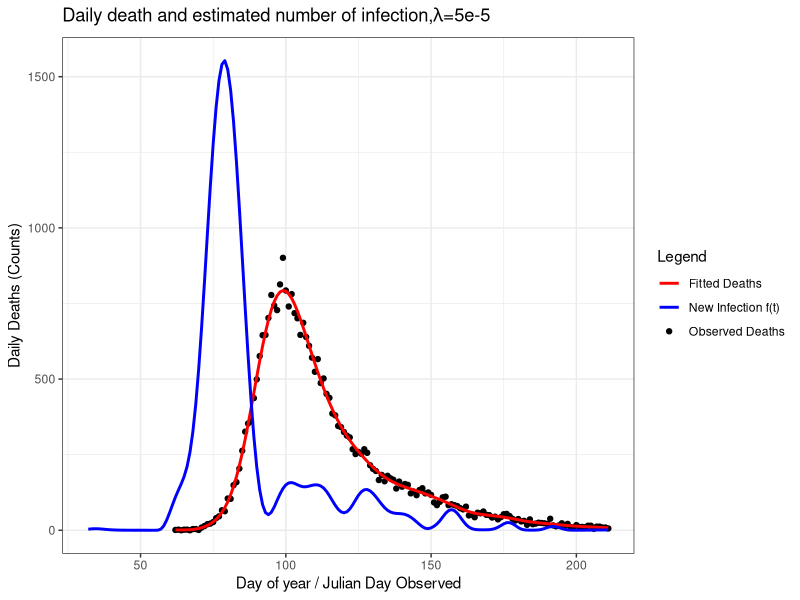
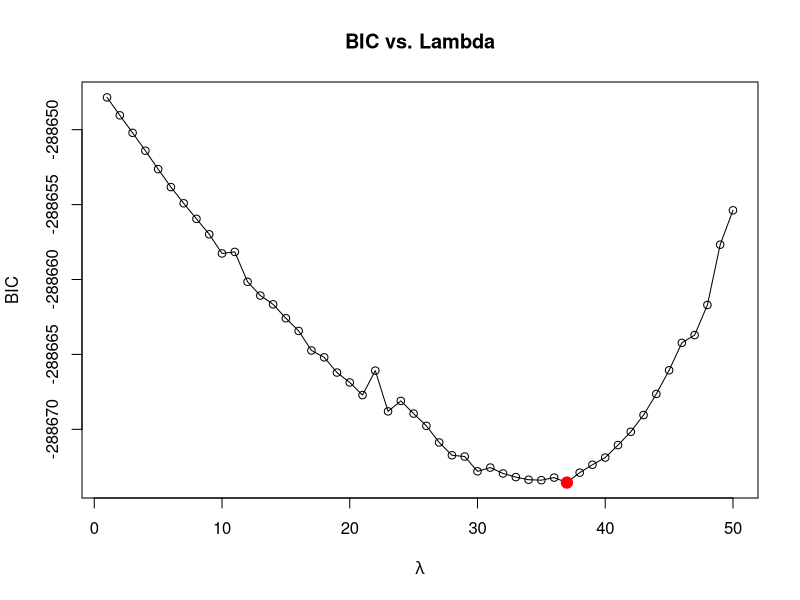

The R source for these figures, in order: (Note: this script raises an error after producing the figures.)
start <- Sys.time()
##=============== PROJECT 3 - EXTENDED STATISTICAL PROGRAMMING =================

# Group 12 
# Aseel Alghamdi : S2901228
# Fenanda Dwitha Kurniasari : S2744048
# Nurmawiya : S2822251

# Aseel     : Make function to contruct X, X tilde, and S (make_matrice)
#             Make objective function and its derivative
#             Revise and put comment on code
# Fenanda   : Bootstrap Uncertainty
#             Make final plot
#             Revise and put comment on code
# Nurmawiya : Preliminary Sanity Check with initial lambda, making plot
#             Fit the model using BFGS
#             Revise and put comment on code

# Repository Link
# https://github.com/fenandadwithak/Team12/tree/main/Proj3

# ==============================================================================
##                                  OUTLINE
# ==============================================================================
# This script implements a full deconvolution model to infer the daily number
# of new Covid-19 infections in England during 2020 from observed hospital
# death counts. The work follows these steps:
#
# 1. Construct the matrices required for the model: 
#       - X̃ : the B-spline basis matrix used to represent f(t)
#       - X  : the corresponding model matrix for expected deaths, obtained by
#              convolving X̃ with the infection-to-death delay distribution
#       - S  : the second-difference penalty matrix controlling smoothness.
#
# 2. Write functions for the penalised negative log-likelihood and its gradient
#    with respect to γ, where β = exp(γ) ensures positivity. Verify the gradient
#    numerically using finite differences.
#
# 3. Fit the model with a fixed smoothing parameter λ = 5e-5 as an initial
#    diagnostic check, and plot the observed deaths, fitted deaths, and the
#    corresponding infection curve f(t) to confirm sensible behaviour.
#
# 4. Select the smoothing parameter by minimising the Bayesian Information
#    Criterion (BIC). A grid of λ values is explored over log-scale
#    seq(-13, -7, length = 50), and the effective degrees of freedom are
#    computed from the Hessian at each fit.
#
# 5. Quantify uncertainty in the estimated infection curve using
#    non-parametric bootstrap resampling. Bootstrap weights are generated and
#    the model is refitted for 200 iterations to obtain a distribution of f(t).
#
# 6. Produce the final visual outputs: 
#       - observed vs fitted hospital deaths, and 
#       - the estimated infection trajectory f(t) with 95% bootstrap intervals

##===================== Data Preparation & Load library ========================
library(splines) #provides functions for constructing B-spline basis matrices
library(ggplot2) #used later for plotting fitted deaths and infection curves

df <- read.table("engcov.txt", header = TRUE) #load covid-19 deaths datasets
y <- df$nhs #observed deaths on each day
t <- df$julian #corresponding day-of-year in 2020
n <- length(y) #total observation

#probability distribution for the delay from infection to death (1–80 days)
d <- 1:80; edur <- 3.151 #mean (on log-scale) of log-normal delay distribution
sdur <- .469 #sd (on log-scale)
pd <- dlnorm(d, edur, sdur) #unnormalised probabilities
pd <- pd / sum(pd) #normalise to sum to 1

##==================== (1) Construct X, Xtilde, and S ==========================
make_matrices <- function(t, K=80) {
  # Function to construct the matrices required for the deconvolution model:
  #   - Xtilde : B-spline basis for representing f(t)
  #   - X      : model matrix mapping beta to expected deaths (via convolution)
  #   - S      : second-difference penalty matrix for smoothing beta
  #
  # Arguments:
  #   t : vector of observation days (Julian day of 2020)
  #   K : number of B-spline basis functions (default 80)
  #
  # Returns:
  #   A list containing Xtilde, X, and S.
  
  ## ----- Construct Xtilde (spline basis for f(t)) -----
  # Internal knots run from (min death day - 30) to max death day.
  # The subtraction of 30 allows f(t) to include infections up to ~30 days
  # before the first recorded death.
  
  # internal knots: K-2 points spanning the modelling range of f(t)
  internal_knots <- seq(min(t) - 30, max(t), length.out = K - 2)
  step <- diff(internal_knots[2:3]) #calculating space between adjacent knots
  #constructing full knots sequence up to total of K + 4 = 84
  full_knots <- c(internal_knots[1] - step * 3:1, #3 exterior knots before
                  internal_knots, #internal knots
                  internal_knots[length(internal_knots)] + step * 1:3)
                  #3 exterior knots after
  
  #construct matrix X-tilde using splineDesign with 84 knots as defined 
  #before starting from min(t)-30 until max(t) with order of the spline = 4
  Xtilde <- splineDesign(knots=full_knots, 
                         x=(min(t)-30):max(t), 
                         ord=4, # cubic splines
                         outer.ok= TRUE)
  
  # Construct X
  X <- matrix(0, nrow=length(t), ncol=ncol(Xtilde)) # initialize matrix to store
  #for every value in length(t) = 150
  # Execute for each observation of time (1:150)
  for (i in 1:length(t)) {
    j_max <- min(80, 29 + i) ## define upper bound for summation
    for (j in 1:j_max) { ## calculate for each days until death 
      # fill corresponding cells with corresponding element X_tilde and prob 
      # death time function
      X[i,] <- X[i,] + Xtilde[30 + i - j,] * pd[j] 
    }
  }
  
  # Construct S (Penalised Matrix)
  S <- crossprod(diff(diag(ncol(X)), diff=2))
  
  list(Xtilde=Xtilde, X=X, S=S) ## return the output into a list 
}##make_matrices

mats <- make_matrices(t) #construct matrices for the observed days
X <- mats$X ## X
S <- mats$S ## S (second-difference penalty)
Xtilde <- mats$Xtilde ## X tilde

##============= (2) Function Penalised NLL and its Objective Func. =============

# In this part, we define objective function to be optimised. For this case, 
# it's already given that f(t) has possion GLM distribution

# First, we know that (log likehood funct of poisson) formula for poisson 
#        l = ∑[yi.log(μi)−μi−log(yi!)]
#        where  μ = Xβ
#        Also, we drop log(yi!) as it does not depends on parameter
#   
# NLL = - ∑(Xβ−y⋅log(Xβ))[Negative loglikelihood function], where μ = X β and 
#       β=exp(γ). The exponential reparameterisation ensures β>0.
#
# Then, the penalty is applied to β (control smoothness of the function), 
#       P = 0.5λβ'Sβ

# Penalised NLL = NLL + P

# Objective Function
pen_nll <- function(gamma, X, y, S, lambda, weight=1) {
  # Function to compute penalised negative log likehood
  # Input/Argument : (1) Gamma : K-vector of spline coefficients
  #                  (2) y : the deaths on day of the year ti
  #                  (3) S : penalised matrix
  #                  (4) lambda : smoothing parameter
  #                  (5) weight : weight for bootstraping sampled data
  #                      adjusted for more general use in this case
  
  # Output/Return  : single numeric value of pen_nll
  beta <- exp(gamma) # β = exp(γ)
  mu <- as.vector(X %*% beta) # μ = Xβ
  #ll formulae dropping the constant of lgamma(y+1)
  ll <- sum(weight*((y * log(mu)) - mu))
  # likelihood funct of possion dist
  penalty <- 0.5 * lambda * t(beta) %*% (S %*% beta) # penalty
  return(-ll + penalty)
}##pen_nll

# Define Gradient vector of Objective Function/ its derivative vector 
pen_grad <- function(gamma, X, y, S, lambda, weight=1) {
  # Function to compute derivative vector
  # Input/Argument : (1) Gamma : K-vector of spline coefficients
  #                  (2) y : the deaths on day of the year ti
  #                  (3) S : penalised matrix
  #                  (4) lambda : smoothing parameter
  #                  (5) weight : weight for bootstraping sampled data
  #                      adjusted for more general use in this case
  
  beta <- exp(gamma) # β = exp(γ), ensures positivity
  mu <- X %*% beta # μ = Xβ
  F <- t(X) %*% (weight*(y / mu - 1)) # ∂li/∂γj; or F =  diag(yi/µi−1).X.diag(β) 
  grad_ll <- -F * beta # total derivative for all data
  grad_pen <- lambda * (beta * (S %*% beta)) # total gradient for penalty 
  return(as.vector(grad_ll + grad_pen))
}

# Checking the derivative (From SP Notes pg 74)
K <- 80
fd <- gamma0 <- rep(0, K) #start from all zeros
lambda <- 5e-5 
pen_nll0 <- pen_nll(gamma0, X, y, S, lambda) 
eps <- 1e-7
for (i in 1:length(gamma0)) {
  gamma1 <- gamma0; gamma1[i] <- eps
  pen_nll1 <- pen_nll(gamma1,X,y,S,lambda)
  fd[i] <- (pen_nll1 - pen_nll0)/eps
}
range(fd - pen_grad(gamma0, X, y, S, lambda)) ## apx zero, correct gradient

##================ (3) Finding the sane starting values for gamma ===================
gamma0 <- rep(0, K)       # initial values for gamma
lambda <- 5e-5            # fixed smoothing parameter for sanity check

#minimise the penalised negative log-likelihood using BFGS.
#the analytic gradient (pen_grad) is supplied to improve optimisation stability
fit <- optim(
  par     = gamma0,                 # initial gamma
  fn      = pen_nll,                # objective function
  gr      = pen_grad,               # analytic gradient
  method  = "BFGS",                 # efficient for smooth problems
  X=X, y=y, S=S, lambda=lambda
)

beta_hat <- exp(fit$par) #estimated spline coefficients - beta hat
mu_hat <- as.vector(X %*% beta_hat) #fitted deaths - mu hat

# Construct data frames for plotting:
#   deaths_df : observed deaths and fitted deaths
#   infect_df : estimated infection curve f̂(t) = Xtilde*beta hat
deaths_df <- data.frame(day = t, deaths = y, fitted = mu_hat)
infect_df <- data.frame(day = (min(t)-30):max(t),
                        f_hat = as.vector(Xtilde %*% beta_hat))

# Plot the observed deaths, fitted deaths, and estimated infection curve f(t)
windows()
ggplot() +
  geom_point(data = deaths_df,
             aes(x = day, y = deaths, 
                 color = "Observed Deaths"), size=1.5) +
  geom_line(data = deaths_df,
            aes(x = day, y = fitted, 
                color = "Fitted Deaths"), size=1) +
  geom_line(data = infect_df,
            aes(x = day, y = f_hat, 
                color = "New Infection f(t)"), size = 1) +
  labs(
    x = "Day of year / Julian Day Observed",
    y = "Daily Deaths (Counts)",
    title = expression(paste("Daily death and estimated number of infection,",
                             lambda, "=5e-5")),
    color = "Legend"
  ) +
  scale_color_manual(
    values = c(
      "Observed Deaths" = "black",
      "Fitted Deaths" = "red",
      "New Infection f(t)" = "blue"
    )) +
  theme_bw()
gamma2 <- fit$par
##================ (4) Fit the model using BFGS optimization ===================
lambdas <- exp(seq(-13, -7, length=50))
BIC_vals <- numeric(length(lambdas))

for (i in seq_along(lambdas)) {
  fit <- optim(par=gamma2, fn=pen_nll, gr=pen_grad, method="BFGS",
               X=X, y=y, S=S, lambda=lambdas[i])
  beta_hat <- exp(fit$par)
  mu_hat <- as.vector(X %*% beta_hat)
  W <- diag(as.vector(y / mu_hat^2))
  H0 <- t(X) %*% W %*% X
  H_lambda <- H0 + lambdas[i] * S
  EDF <- sum(diag(solve(H_lambda, H0)))
  ll <- sum(y * log(mu_hat) - mu_hat)
  BIC_vals[i] <- -2 * ll + log(length(y)) * EDF
}

# Plot BIC against lambda
min_BIC_index = which.min(BIC_vals)
best_lambda <- lambdas[min_BIC_index] ## Optimum Lambda
plot(seq_along(lambdas), BIC_vals, type = "o",
     xlab = expression(lambda), ylab = "BIC",
     main = "BIC vs. Lambda")
points(min_BIC_index, BIC_vals[min_BIC_index],
       col = "red", pch = 19, cex = 1.5)

# Parameter (µ) when Lambda optimum
fit <- optim(par=gamma2, fn=pen_nll, gr=pen_grad, method="BFGS",
             X=X, y=y, S=S, lambda=lambdas[min_BIC_index])
beta_hat <- exp(fit$par)
mu_hat <- X %*% beta_hat

# Parameter (µ) when Lambda optimum
fit <- optim(par=gamma2, fn=pen_nll, gr=pen_grad, method="BFGS",
             X=X, y=y, S=S, lambda=lambdas[min_BIC_index])
beta_hat <- exp(fit$par)
mu_hat <- X %*% beta_hat

# Estimated Daily New Infection (ft)
ft = Xtilde %*% beta_hat


##=============== (5) Non Parametric Bootstrap Uncertainty =====================
# Initialize number of replicate sample
n_bootstrap <- 200 

# Initialize matrix to store bootstrap replicates
mat_boots <- matrix(NA, nrow=nrow(Xtilde), ncol=n_bootstrap)

for (b in 1:n_bootstrap) {
  wb <- tabulate(sample(n, replace=TRUE), n)
  fit_b <- optim(gamma2, 
                 pen_nll, gr=pen_grad, 
                 method="BFGS",
                 y=y, X=X, S=S, 
                 lambda=best_lambda, 
                 weight=wb)
  beta_b <- exp(fit_b$par)
  mat_boots[,b] <- Xtilde %*% beta_b ## estimate number of new infection
}

# Construct 95% Confidence Limits
lb_ft = apply(mat_boots, 1, quantile, probs=0.025) ##lowebound
ub_ft = apply(mat_boots, 1, quantile, probs=0.975) ##upperbound
                    
##============================= (6) FINAL PLOT =================================

# Define Dataset : Estimated Daily Number of New Infection
infect <- data.frame(day=(min(t)-30):max(t),
                     ft = ft,
                     lb_ft = lb_ft,
                     ub_ft = ub_ft)
# Define Dataset : Estimated Daily Death and Observed Daily Death
deaths <- data.frame(day = t,
                     obs_death = y,
                     est_death = mu_hat)


# Final Plot (Bootstrap)
ggplot() +
  ## Add 95% CI to plot
  geom_ribbon(
    data = infect,
    aes(x = time_ft, ymin = lb_ft, ymax = ub_ft, fill = "CI")
  ) +
  ## Add point represents death recorded from nhs data
  geom_point(
    data = deaths,
    aes(x = day, y = deaths, color = "Observed Deaths"),
    size = 1.5
  ) +
  ## Add line represents estimated death
  geom_line(
    data = deaths,
    aes(x = day, y = mu_hat, color = "Fitted Deaths"),
    size = 1
  ) +
  ## Add line represents estimated f(t) based on 200 replicates data
  geom_line(
    data = infect,
    aes(x = time_ft, y = mean_ft, color = "New Infection f(t)"),
    size = 1
  ) +
  ## Add label
  labs(
    x = "Day of year / Julian Day Observed",
    y = "Daily Deaths (Counts)",
    title = "The daily death and estimated number of daily infection",
    color = "Legend",
    fill = "Legend"
  ) +
  ## Add legend for line and points
  scale_color_manual(
    values = c(
      "Observed Deaths" = "black",
      "Fitted Deaths" = "red",
      "New Infection f(t)" = "blue"
    ),
    guide = "legend"
  ) +
  ## Add legend for CI
  scale_fill_manual(
    values = c("CI" = rgb(0.53, 0.81, 0.98, 0.25)),
    guide = "legend"
  ) +
  guides(
    color = guide_legend(
      title = "Legend",
      order = 1,
      override.aes = list(fill = NA)
    ),
    fill = guide_legend(
      title = NULL, ## no titles for CI's legend
      order = 1,
      override.aes = list(
        linetype = 0,
        shape = 22,
        size = 5,
        color = NA,
        fill = rgb(0.53, 0.81, 0.98, 0.25)
      )
    )
  ) +
  theme_bw()

end <- Sys.time()
end-start
